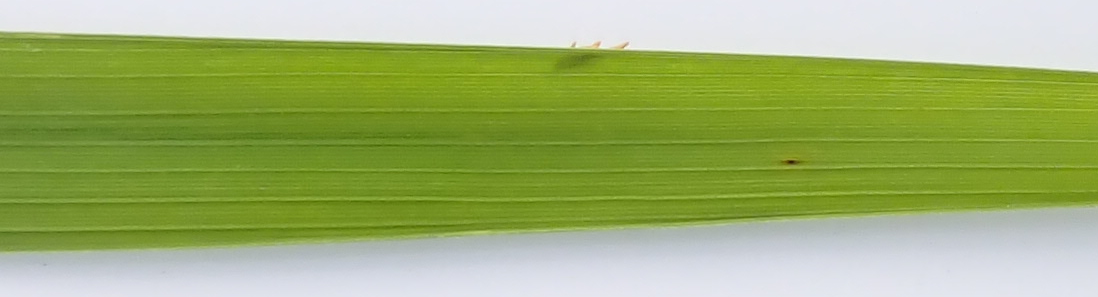
#> input picture Symptom/Leaf/s-01.tif, 1098 x 297 px; its folder holds only this picture in this run
$ python symptom3.py
#> lines starting #> are read from the running program, lines starting #| are printed output that depends on the picture; after the words box and inside, x2 and y2 are one past the last pixel; in counts of white or black regions, pixels touching at a corner belong together
# -*- coding: utf-8 -*-
import os
import glob
import pandas as pd
import numpy as np
import cv2 as cv

os.chdir ("./Leaf/")
PhotoList=glob.glob('*.tif')
PhotoListLength=len(PhotoList)

Leaf = []
Symp = []
Percent = []
for i in range (PhotoListLength):
    os.chdir ("../Leaf/")
    img_original = cv.imread(PhotoList[i])
#> img_original is the input picture: shape (297, 1098, 3); mean B, G, R 110.8, 176.6, 157.8
    img_hsv = cv.cvtColor(img_original, cv.COLOR_BGR2HSV)
#> img_hsv: shape (297, 1098, 3); mean H, S, V 62.7, 119, 178.8
    img_Lab = cv.cvtColor(img_original, cv.COLOR_BGR2Lab)
#> img_Lab: shape (297, 1098, 3); mean of channels 0, 1, 2 176.9, 112.1, 158.5

#find leaf
    hsvLeaf_min = np.array([0/2,40,0]) # H：0-360 convert 0-180
    hsvLeaf_max = np.array([360/2,255,255])
    leafArea = cv.inRange(img_hsv, hsvLeaf_min, hsvLeaf_max)
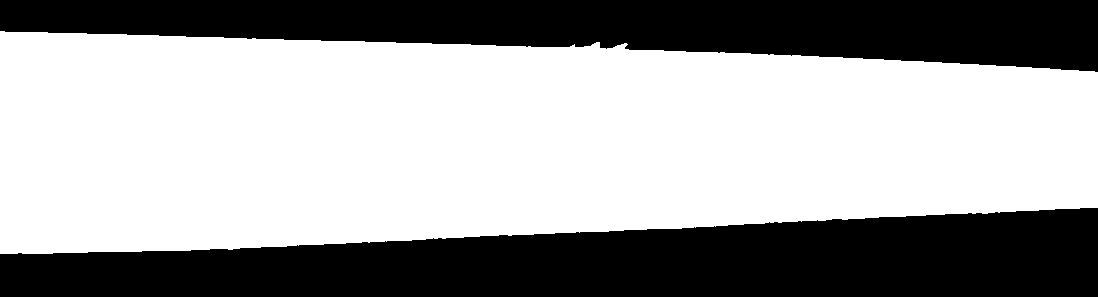
#> leafArea: shape (297, 1098); 62.3% white; 2 black regions, box (x1, y1, x2, y2) and area: (0, 208, 1098, 297) 70005, (0, 0, 1098, 72) 52887

# find symptom
    img_Lab_L, img_Lab_a, img_Lab_b = cv.split(img_Lab)
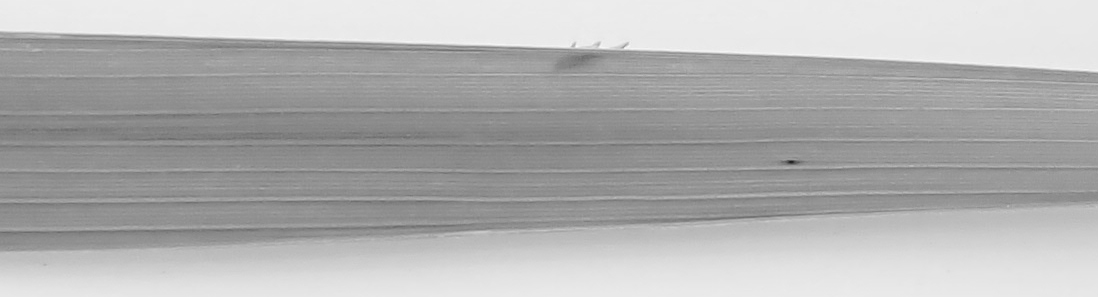
#> img_Lab_L: shape (297, 1098); min 31, max 252, mean 176.9
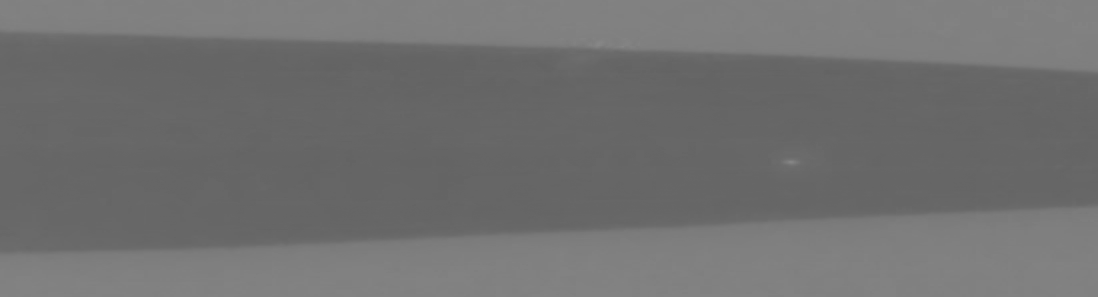
#> img_Lab_a: shape (297, 1098); min 98, max 135, mean 112.1
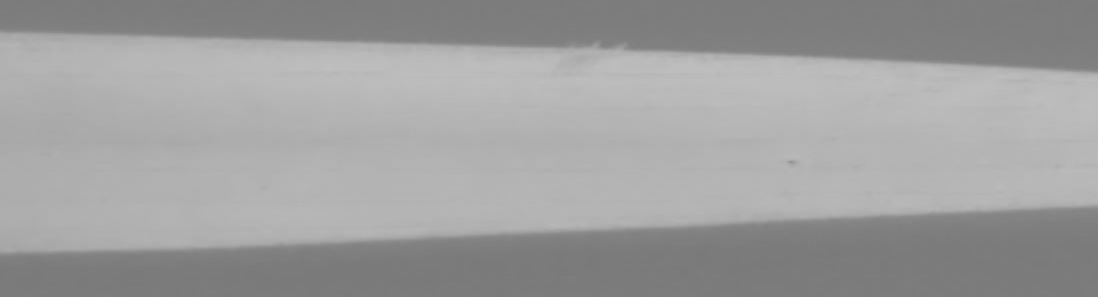
#> img_Lab_b: shape (297, 1098); min 120, max 191, mean 158.5
    img_Lab_mod = np.where(img_Lab_b<1.1*img_Lab_a+51, 1, 0)\
        +np.where(img_Lab_b>1.2*img_Lab_L-80, 1, 0)
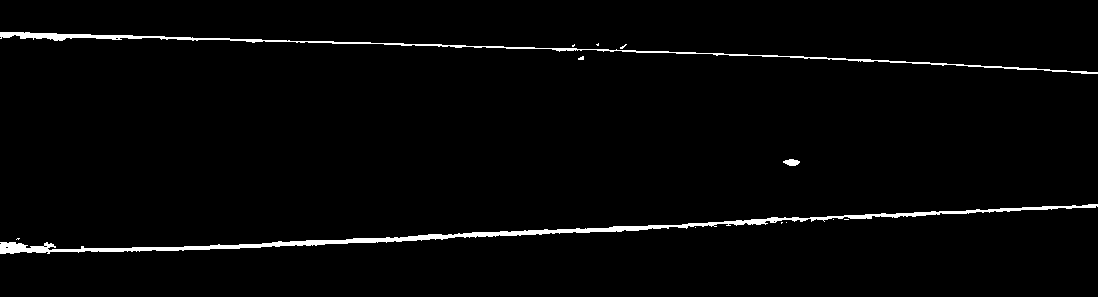
#> img_Lab_mod: shape (297, 1098) int64; values 1 (black) and 2 (white), 2.2% white; 13 white regions (10 under 20 px), largest, box (x1, y1, x2, y2) and area: (0, 204, 1098, 254) 4516, (0, 32, 1098, 74) 2497, (783, 159, 800, 166) 84
    sympArea = np.where(img_Lab_mod==2, 255, 0)
    sympArea =sympArea.astype(np.uint8)

# analysis
    leafArea_count = cv.countNonZero(leafArea)
#> leafArea_count = 203214
    sympArea_count = cv.countNonZero(sympArea)
#> sympArea_count = 7157
    sympAreaPercent = sympArea_count/leafArea_count*100
#> sympAreaPercent = 3.52
    Leaf.append(leafArea_count)
    Symp.append(sympArea_count)
    Percent.append(sympAreaPercent)

# visualization
    leafArea_inv = cv.bitwise_not(leafArea) # invert
    sympArea_inv = cv.bitwise_not(sympArea) # invert
    img_Leaf = cv.bitwise_and (img_original, img_original, mask = leafArea_inv) #AND
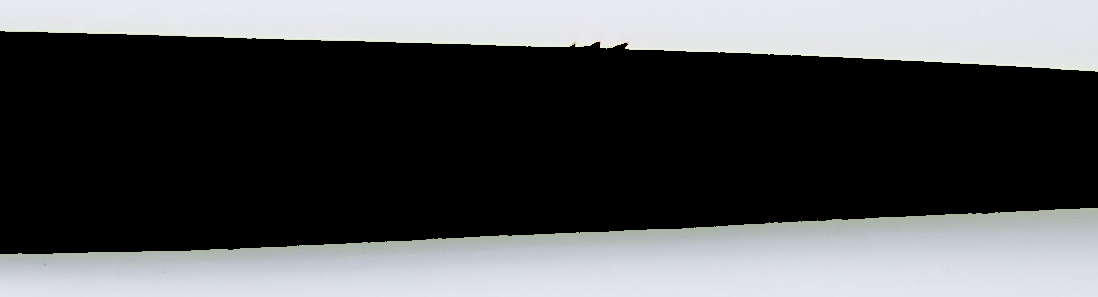
#> img_Leaf: shape (297, 1098, 3); mean B, G, R 84.1, 82.3, 80.9
    img_Symp = cv.bitwise_and(img_original, img_original, mask = sympArea_inv) #AND
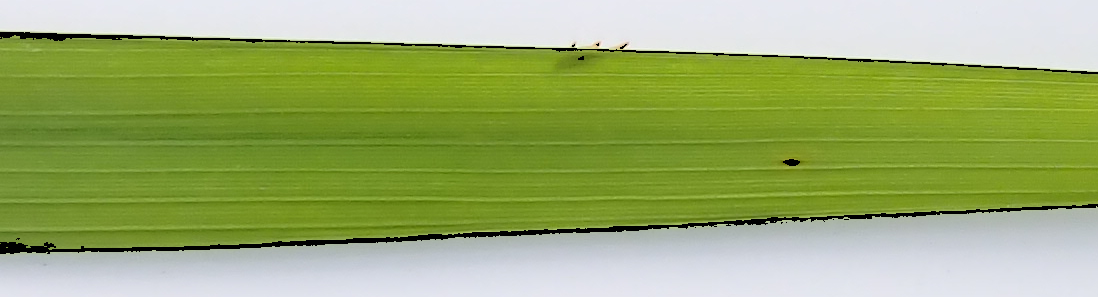
#> img_Symp: shape (297, 1098, 3); mean B, G, R 108.4, 172.9, 154.5

# export images
    os.chdir ("../LeafOutput/")
    cv.imwrite(str(PhotoList[i][:-4])+"_leaf.tif",img_Leaf)
    os.chdir ("../SympOutput/")
    cv.imwrite(str(PhotoList[i][:-4])+"_symp.tif",img_Symp)

# export data
os.chdir ("../")
dfResults = pd.DataFrame({'PhotoName': PhotoList,
                                            'Leaf': Leaf,
                                            'Symp': Symp,
                                            'Percent': Percent})
#> dfResults = table of 1 rows and 4 columns
dfResults.to_csv('Results3.csv', index=False)

$ run again, on Symptom/Leaf/s-05.tif
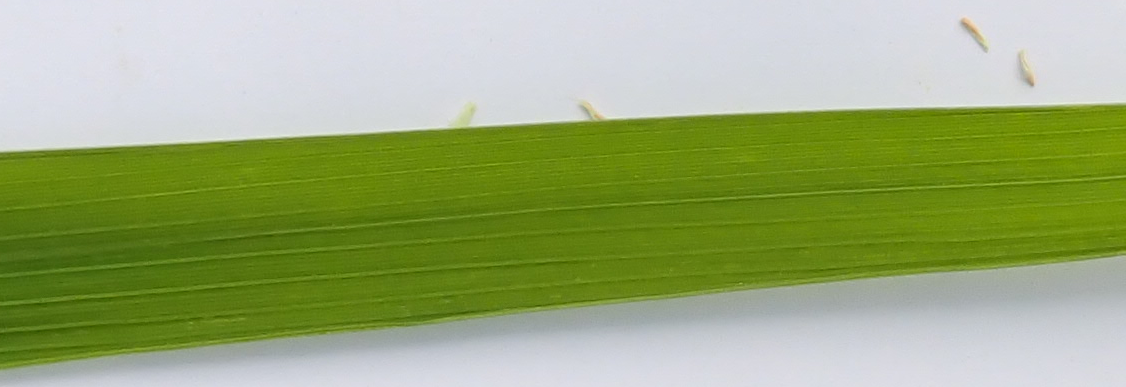
#> input picture Symptom/Leaf/s-05.tif, 1126 x 387 px
#> img_original is the input picture: shape (387, 1126, 3); mean B, G, R 119.2, 171, 155
#> img_hsv: shape (387, 1126, 3); mean H, S, V 72.1, 112.8, 173.9
#> img_Lab: shape (387, 1126, 3); mean of channels 0, 1, 2 172.5, 115.4, 150.9
#> `leafArea = cv.inRange(img_hsv, hsvLeaf_min, hsvLeaf_max)`:
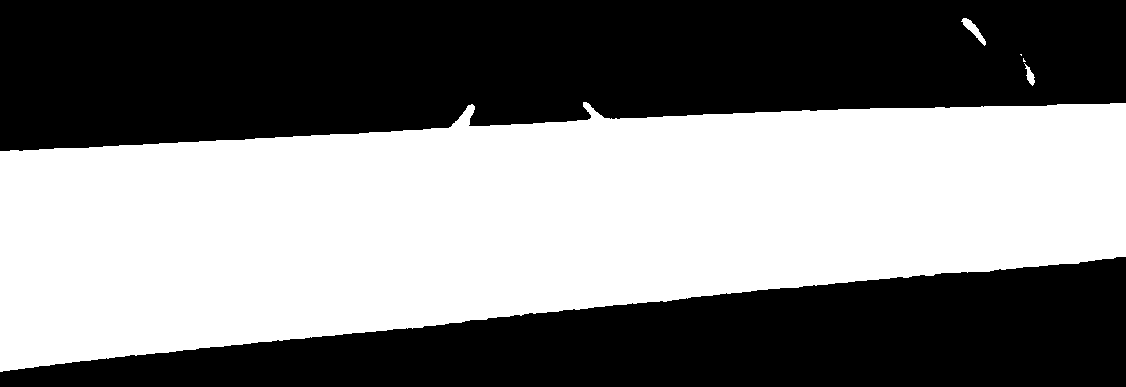
#> leafArea: shape (387, 1126); 48.9% white; 5 white regions (2 under 20 px), largest, box (x1, y1, x2, y2) and area: (0, 102, 1126, 372) 212550, (961, 18, 986, 46) 217, (1024, 63, 1035, 86) 108
#> img_Lab_mod: shape (387, 1126) int64; values 1 (black) and 2 (white), 4.8% white; 73 white regions (66 under 20 px), largest, box (x1, y1, x2, y2) and area: (0, 253, 1126, 379) 18229, (460, 103, 1126, 129) 1421, (0, 128, 456, 155) 994
#> leafArea_count = 212885
#> sympArea_count = 21081
#> sympAreaPercent = 9.9
#> `img_Symp = cv.bitwise_and(img_original, img_original, mask = sympArea_..`:
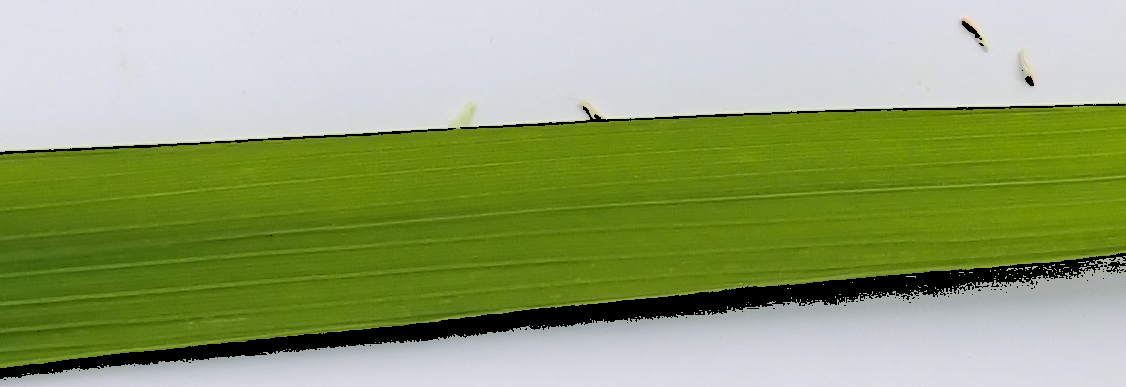
#> img_Symp: shape (387, 1126, 3); mean B, G, R 112.6, 163.1, 147.7
#> dfResults = table of 1 rows and 4 columns

$ run again, on Symptom/Leaf/s-06.tif
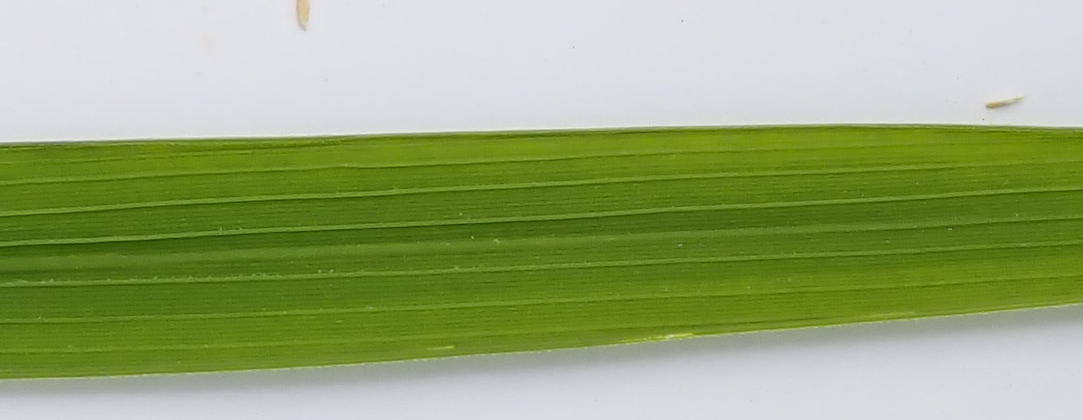
#> input picture Symptom/Leaf/s-06.tif, 1083 x 420 px
#> img_original is the input picture: shape (420, 1083, 3); mean B, G, R 117, 167.6, 151.2
#> img_hsv: shape (420, 1083, 3); mean H, S, V 70.3, 111.3, 169.6
#> img_Lab: shape (420, 1083, 3); mean of channels 0, 1, 2 169, 114.8, 151.4
#> `leafArea = cv.inRange(img_hsv, hsvLeaf_min, hsvLeaf_max)`:
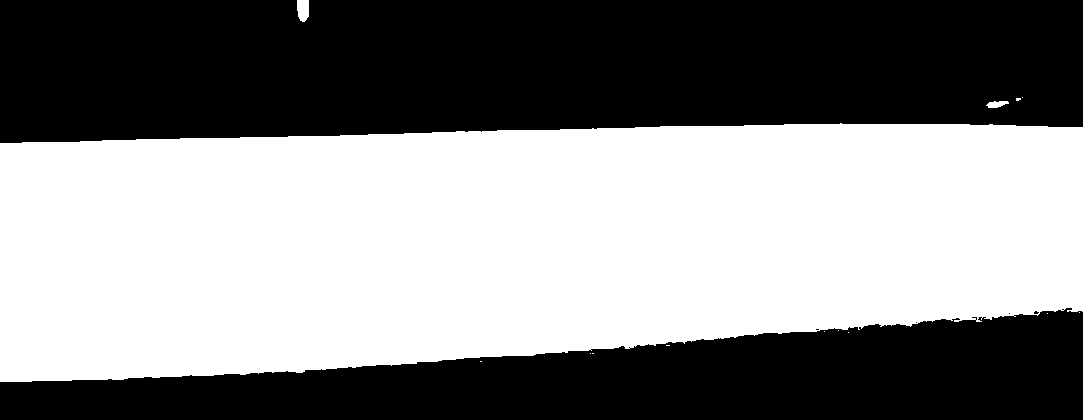
#> leafArea: shape (420, 1083); 52.5% white; 6 black regions (4 under 20 px), largest, box (x1, y1, x2, y2) and area: (0, 0, 1083, 143) 141673, (0, 308, 1083, 420) 74555
#> img_Lab_mod: shape (420, 1083) int64; values 1 (black) and 2 (white), 4.9% white; 95 white regions (84 under 20 px), largest, box (x1, y1, x2, y2) and area: (0, 302, 1083, 393) 17957, (0, 124, 1083, 147) 3323, (986, 102, 1012, 109) 113
#> leafArea_count = 238616
#> sympArea_count = 22112
#> sympAreaPercent = 9.27
#> `img_Symp = cv.bitwise_and(img_original, img_original, mask = sympArea_..`:
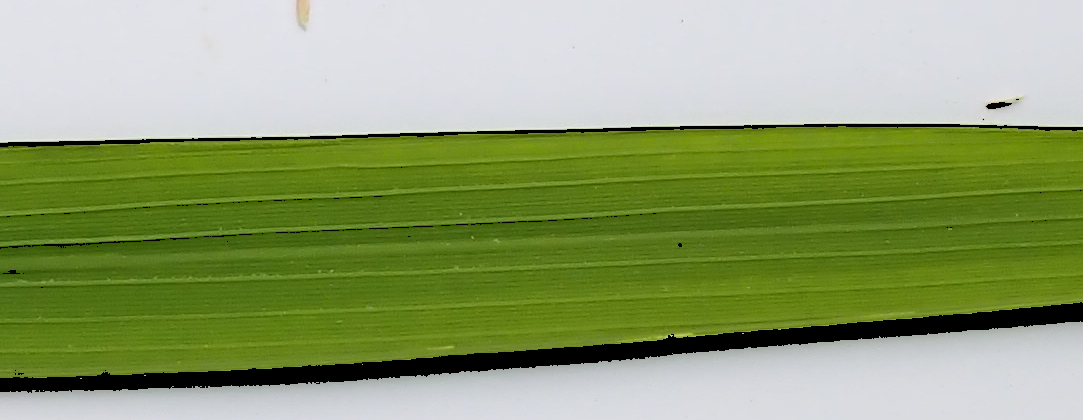
#> img_Symp: shape (420, 1083, 3); mean B, G, R 110.8, 159.9, 144.1
#> dfResults = table of 1 rows and 4 columns

$ run again, on Symptom/Leaf/s-07.tif
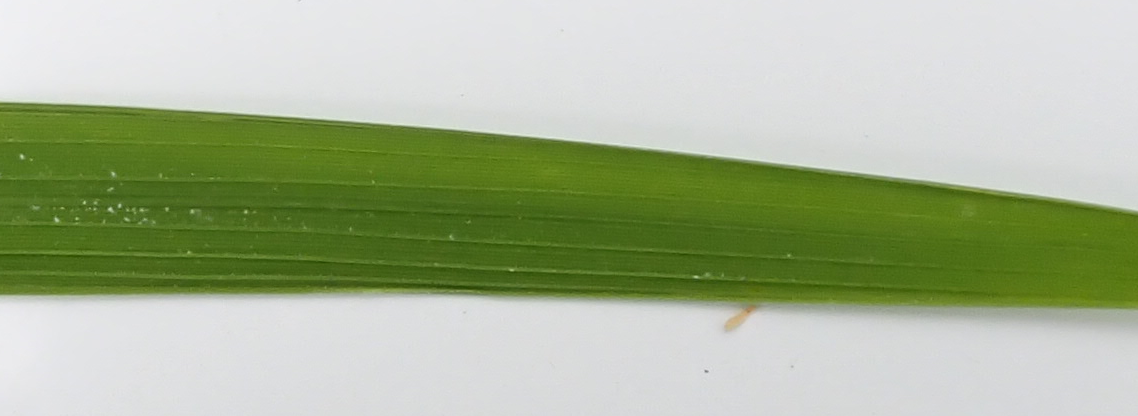
#> input picture Symptom/Leaf/s-07.tif, 1138 x 416 px
#> img_original is the input picture: shape (416, 1138, 3); mean B, G, R 150.3, 181.3, 169.1
#> img_hsv: shape (416, 1138, 3); mean H, S, V 71.7, 72.1, 182.1
#> img_Lab: shape (416, 1138, 3); mean of channels 0, 1, 2 183.1, 118.6, 142.8
#> leafArea: shape (416, 1138); 37.4% white; 1 white region, box (x1, y1, x2, y2) and area: (0, 101, 1138, 330) 176969
#> img_Lab_mod: shape (416, 1138) int64; values 1 (black) and 2 (white), 10% white; 417 white regions (391 under 20 px), largest, box (x1, y1, x2, y2) and area: (0, 171, 1138, 328) 37040, (0, 102, 1138, 215) 7032, (542, 210, 597, 231) 426
#> leafArea_count = 176969
#> sympArea_count = 47187
#> sympAreaPercent = 26.66
#> `img_Symp = cv.bitwise_and(img_original, img_original, mask = sympArea_..`:
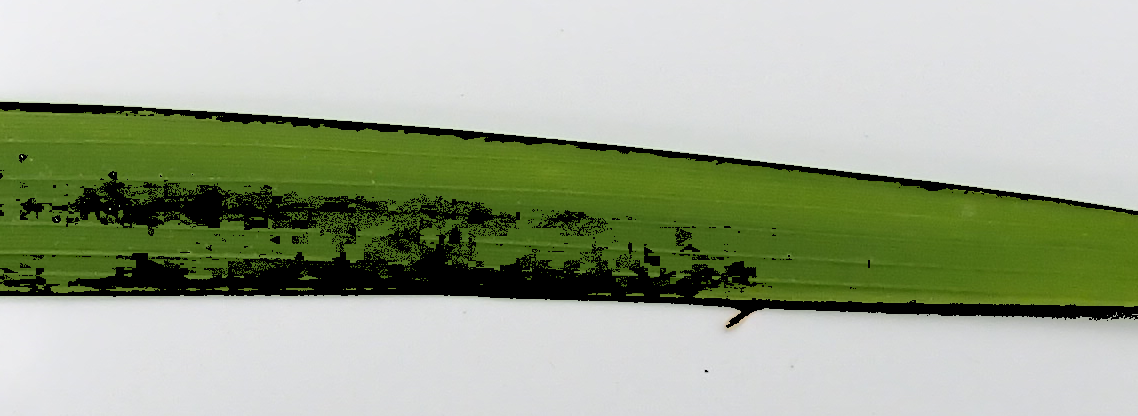
#> img_Symp: shape (416, 1138, 3); mean B, G, R 145.3, 169.6, 159.9
#> dfResults = table of 1 rows and 4 columns
